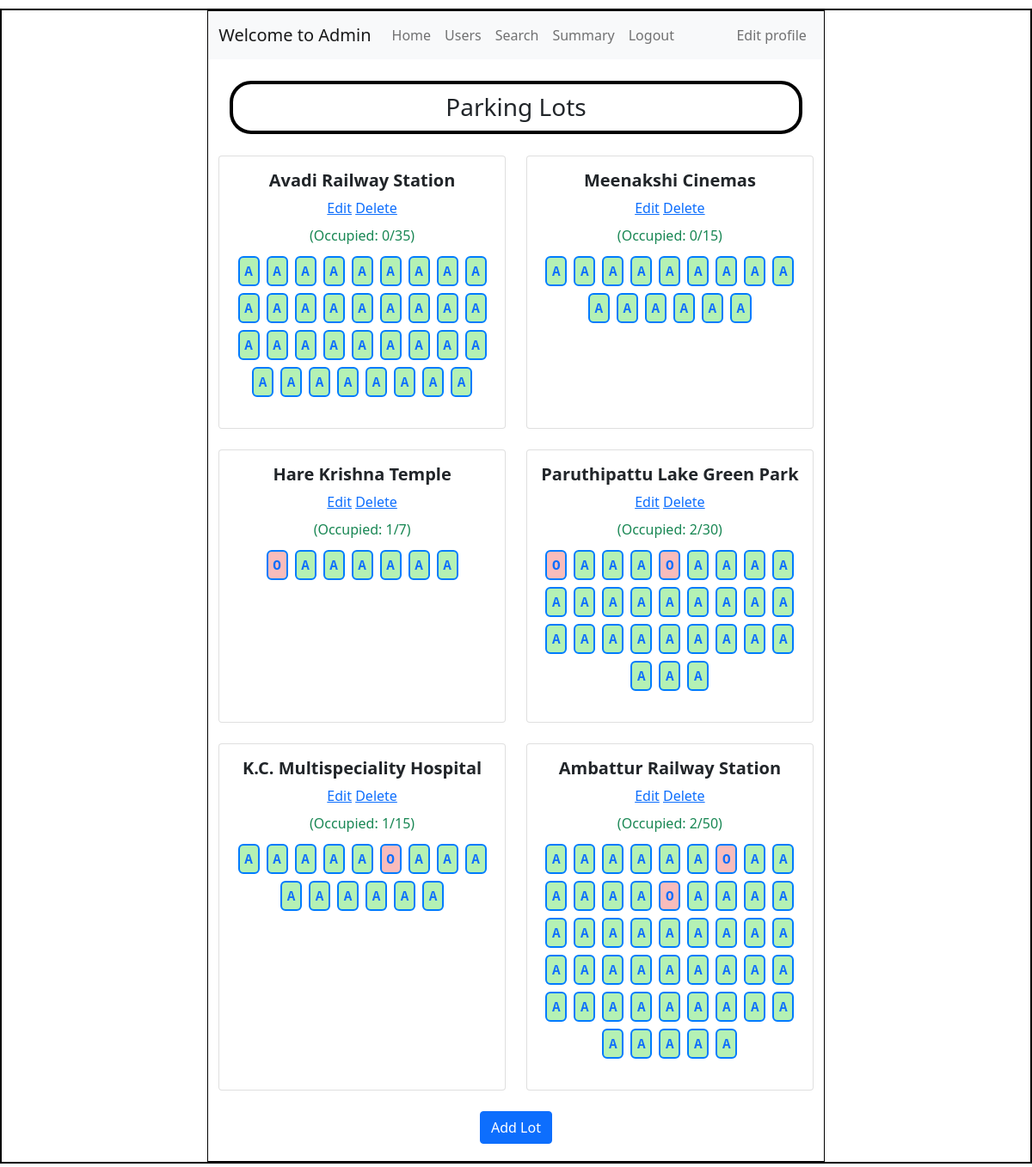
Page /admin_dashboard on the committed database.
### application/models.py (models this page shows)
class User(db.Model):
    id = db.Column(db.Integer, primary_key=True)
    first_name = db.Column(db.String(), nullable=False)
    last_name = db.Column(db.String(), nullable=False)
    email = db.Column(db.String(), unique=True, nullable=False)
    pwd = db.Column(db.String(), nullable=False)
    vehicle_reg = db.Column(db.String(), unique=True, nullable=False)
    address = db.Column(db.String(), nullable=False)
    pincode = db.Column(db.String(), nullable=False)
    phone_number = db.Column(db.String(), unique=True, nullable=False)
    gender = db.Column(db.String())
    age = db.Column(db.Integer)
    type = db.Column(db.String(), default='general')
    reservations = db.relationship('Reservation', backref='user')

class ParkingLot(db.Model):
    id = db.Column(db.Integer, primary_key=True)
    prime_location_name = db.Column(db.String(), nullable=False)
    price = db.Column(db.Float, nullable=False)
    address = db.Column(db.String(), nullable=False)
    pin_code = db.Column(db.String(), nullable=False)
    max_spots = db.Column(db.Integer, nullable=False)
    spots = db.relationship('ParkingSpot', backref='lot', cascade='all, delete-orphan')

class ParkingSpot(db.Model):
    id = db.Column(db.Integer, primary_key=True)
    lot_id = db.Column(db.Integer, db.ForeignKey('parking_lot.id'), nullable=False)
    status = db.Column(db.String(), default='available')
    reservations = db.relationship('Reservation', backref='spot', cascade='all, delete-orphan')

### application/controllers.py (the view)
@app.route("/admin_dashboard")
def admin_dashboard():
    this_user = User.query.filter_by(type='admin').first()
    all_lots = ParkingLot.query.all()
    updated_lots = []
    for lot in all_lots:
        spots = ParkingSpot.query.filter_by(lot_id=lot.id).all()
        occupied_count = sum(1 for s in spots if s.status == 'occupied')
        total_spots = len(spots)
        updated_lots.append({
            'id': lot.id,
            'prime_location_name': lot.prime_location_name,
            'address': lot.address,
            'price': lot.price,
            'pin_code': lot.pin_code,
            'max_spots': lot.max_spots,
            'occupied_spots': occupied_count,
            'total_spots': total_spots,
            'spots': [{'id': s.id, 'status': s.status} for s in spots]
        })
    return render_template("admin_dashboard.html", this_user=this_user, parking_lots=updated_lots)

### templates/admin_dashboard.html (shortened to what this page needs)
<!DOCTYPE html>
<html lang="en">
<head>
    <link rel="stylesheet" href="../static/style.css">
    <link href="https://cdn.jsdelivr.net/npm/bootstrap@5.0.2/dist/css/bootstrap.min.css" rel="stylesheet">
</head>
<body>
    <div id="main">
        <div id="canvas">
            <nav class="navbar navbar-expand-lg navbar-light bg-light">
                <div class="container-fluid">
                    <a class="navbar-brand" href="/admin_dashboard">Welcome to {{this_user.first_name}}</a>
                    <div class="collapse navbar-collapse" id="navbarSupportedContent">
                        <ul class="navbar-nav">
                            <li class="nav-item">
                                <a class="nav-link" href="/admin_dashboard">Home</a>
                            </li>
                            <li class="nav-item">
                                <a class="nav-link" href="/users">Users</a>
                            </li>
                            <li class="nav-item">
                                <a class="nav-link" href="/search">Search</a>
                            </li>
                            <li class="nav-item">
                                <a class="nav-link" href="/admin_summary">Summary</a>
                            </li>
                            <li class="nav-item">
                                <a class="nav-link" href="/login">Logout</a>
                            </li>
                        </ul>
                        <ul class="navbar-nav ms-auto">
                            <li class="nav-item">
                                <a class="nav-link" href="/edit_profile/{{this_user.id}}">Edit profile</a>
                            </li>
                        </ul>
                    </div>
                </div>
            </nav>
            <div id="content">
                <h3 class="headings text-center">Parking Lots</h3>
                {% if parking_lots %}
                <div class="container my-4">
                    <div class="row justify-content-center gx-4 gy-4">
                        {% for lot in parking_lots %}
                        <div class="col-md-6">
                            <div class="card p-3 text-center h-100">
                                <h5><strong>{{ lot.prime_location_name }}</strong></h5>
                                <div class="mb-2">
                                    <a href="/edit_lot/{{ lot.id }}" class="nav-item">Edit</a>
                                    <a href="/delete_lot/{{ lot.id }}" class="nav-item">Delete</a>
                                </div>
                                <div class="text-success mb-2">
                                    (Occupied: {{ lot.occupied_spots }}/{{ lot.total_spots }})
                                </div>
                                <div class="d-flex flex-wrap justify-content-center mb-3">
                                    {% for spot in lot.spots %}
                                        {% if spot.status == 'occupied' %}
                                            <a href="/delete_slot/{{ spot.id }}" class="text-decoration-none">
                                                <div class="spot-box occupied">O</div>
                                            </a>
                                        {% else %}
                                            <a href="/delete_slot/{{ spot.id }}" class="text-decoration-none">
                                                <div class="spot-box available">A</div>
                                            </a>
                                        {% endif %}
                                    {% endfor %}
                                </div>
                            </div>
                        </div>
                        {% endfor %}
                    </div>
                </div>
                {% else %}
                <div class="container my-4">
                    <div class="card p-3 text-center" style="max-width: 300px; margin: auto;">
                        <h5><strong>No Parking Lots Added</strong></h5>
                    </div>
                </div>
                {% endif %}
                <div class="text-center">
                    <a href="/new-lot" class="btn btn-primary">Add Lot</a><br>
                </div>
            </div>
        </div>
    </div>
</body>
</html>

### static/style.css (style rules this page uses)
* { margin: 0px; }
#main, canvas { border: 2px solid black; margin-top: 10px; margin-bottom: 10px; }
#canvas { width: 60%; margin: auto; min-height: 100vh; border: 1px solid black; padding-bottom: 20px; }
.headings { border: 4px solid black; border-radius: 25px; margin: 25px; padding: 10px; }
.available { background-color: #b4f1b4; }
.occupied { background-color: #f8bcbc; }
.spot-box { width: 25px; height: 35px; text-align: center; line-height: 35px; margin: 4px; font-weight: bold; border: 2px solid #007bff; border-radius: 6px; font-family: monospace; }

### rows in the picture
User: first_name "Admin"
ParkingLot: prime_location_name "Avadi Railway Station", occupied_spots "0", total_spots "35"
ParkingLot: prime_location_name "Meenakshi Cinemas", occupied_spots "0", total_spots "15"
ParkingLot: prime_location_name "Hare Krishna Temple", occupied_spots "1", total_spots "7"
ParkingLot: prime_location_name "Paruthipattu Lake Green Park", occupied_spots "2", total_spots "30"
ParkingLot: prime_location_name "K.C. Multispeciality Hospital", occupied_spots "1", total_spots "15"
ParkingLot: prime_location_name "Ambattur Railway Station", occupied_spots "2", total_spots "50"
